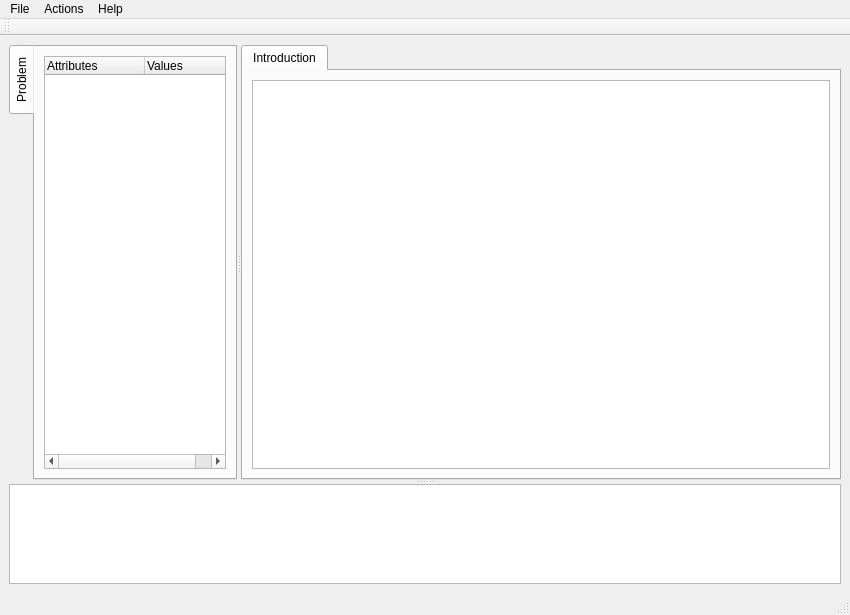
<ui version="4.0" >
 <author>Alexander Pérez Ruiz - Technical University of Catalonia -IOC</author>
 <class>kauthamMain</class>
 <widget class="QMainWindow" name="kauthamMain" >
  <property name="windowModality" >
   <enum>Qt::ApplicationModal</enum>
  </property>
  <property name="geometry" >
   <rect>
    <x>0</x>
    <y>0</y>
    <width>850</width>
    <height>615</height>
   </rect>
  </property>
  <property name="sizePolicy" >
   <sizepolicy vsizetype="Expanding" hsizetype="Expanding" >
    <horstretch>0</horstretch>
    <verstretch>0</verstretch>
   </sizepolicy>
  </property>
  <property name="minimumSize" >
   <size>
    <width>850</width>
    <height>600</height>
   </size>
  </property>
  <property name="windowTitle" >
   <string>Kautham 2.0 - Institute of Industrial and Control Engineering - Technical University of Catalonia</string>
  </property>
  <property name="windowIcon" >
   <iconset resource="kauthamRes.qrc" >:/icons/kautham.xpm</iconset>
  </property>
  <property name="toolButtonStyle" >
   <enum>Qt::ToolButtonIconOnly</enum>
  </property>
  <property name="dockNestingEnabled" >
   <bool>false</bool>
  </property>
  <widget class="QWidget" name="centralwidget" >
   <layout class="QGridLayout" >
    <item row="0" column="0" >
     <widget class="QSplitter" name="splitter_2" >
      <property name="orientation" >
       <enum>Qt::Vertical</enum>
      </property>
      <widget class="QSplitter" name="splitter" >
       <property name="orientation" >
        <enum>Qt::Horizontal</enum>
       </property>
       <widget class="QTabWidget" name="propertiesTab" >
        <property name="maximumSize" >
         <size>
          <width>250</width>
          <height>16777215</height>
         </size>
        </property>
        <property name="accessibleName" >
         <string>l</string>
        </property>
        <property name="tabPosition" >
         <enum>QTabWidget::West</enum>
        </property>
        <property name="tabShape" >
         <enum>QTabWidget::Rounded</enum>
        </property>
        <property name="currentIndex" >
         <number>0</number>
        </property>
        <widget class="QWidget" name="probTab" >
         <attribute name="title" >
          <string>Problem</string>
         </attribute>
         <layout class="QGridLayout" >
          <item row="0" column="0" >
           <widget class="QTreeWidget" name="problemTree" >
            <column>
             <property name="text" >
              <string>Attributes</string>
             </property>
            </column>
            <column>
             <property name="text" >
              <string>Values</string>
             </property>
            </column>
           </widget>
          </item>
         </layout>
        </widget>
       </widget>
       <widget class="QTabWidget" name="viewsTab" >
        <property name="enabled" >
         <bool>true</bool>
        </property>
        <property name="minimumSize" >
         <size>
          <width>600</width>
          <height>4</height>
         </size>
        </property>
        <property name="currentIndex" >
         <number>0</number>
        </property>
        <widget class="QWidget" name="introTab" >
         <property name="enabled" >
          <bool>true</bool>
         </property>
         <property name="sizePolicy" >
          <sizepolicy vsizetype="Maximum" hsizetype="Maximum" >
           <horstretch>0</horstretch>
           <verstretch>0</verstretch>
          </sizepolicy>
         </property>
         <attribute name="title" >
          <string>Introduction</string>
         </attribute>
         <layout class="QGridLayout" >
          <item row="0" column="0" >
           <widget class="QTextBrowser" name="textBrowser" >
            <property name="html" >
             <string>&lt;html>&lt;head>&lt;meta name="qrichtext" content="1" />&lt;style type="text/css">
p, li { white-space: pre-wrap; }
&lt;/style>&lt;/head>&lt;body style=" font-family:'MS Shell Dlg 2'; font-size:8.25pt; font-weight:400; font-style:normal;">
&lt;p style="-qt-paragraph-type:empty; margin-top:0px; margin-bottom:0px; margin-left:0px; margin-right:0px; -qt-block-indent:0; text-indent:0px;">&lt;/p>&lt;/body>&lt;/html></string>
            </property>
            <property name="source" >
             <url>
              <string> </string>
             </url>
            </property>
            <property name="openExternalLinks" >
             <bool>true</bool>
            </property>
           </widget>
          </item>
         </layout>
        </widget>
       </widget>
      </widget>
      <widget class="QTextEdit" name="textEdit" >
       <property name="sizePolicy" >
        <sizepolicy vsizetype="Fixed" hsizetype="Expanding" >
         <horstretch>0</horstretch>
         <verstretch>0</verstretch>
        </sizepolicy>
       </property>
       <property name="minimumSize" >
        <size>
         <width>0</width>
         <height>60</height>
        </size>
       </property>
       <property name="maximumSize" >
        <size>
         <width>16777215</width>
         <height>100</height>
        </size>
       </property>
      </widget>
     </widget>
    </item>
   </layout>
  </widget>
  <widget class="QMenuBar" name="menubar" >
   <property name="geometry" >
    <rect>
     <x>0</x>
     <y>0</y>
     <width>850</width>
     <height>21</height>
    </rect>
   </property>
   <widget class="QMenu" name="menuActions" >
    <property name="title" >
     <string>Actions</string>
    </property>
   </widget>
   <widget class="QMenu" name="menuFile" >
    <property name="title" >
     <string>File</string>
    </property>
   </widget>
   <widget class="QMenu" name="menuHelp" >
    <property name="title" >
     <string>Help</string>
    </property>
    <addaction name="actionHelp" />
    <addaction name="separator" />
    <addaction name="actionAbout" />
   </widget>
   <addaction name="menuFile" />
   <addaction name="menuActions" />
   <addaction name="menuHelp" />
  </widget>
  <widget class="QStatusBar" name="statusbar" />
  <widget class="QToolBar" name="toolBar" >
   <property name="orientation" >
    <enum>Qt::Horizontal</enum>
   </property>
   <attribute name="toolBarArea" >
    <enum>TopToolBarArea</enum>
   </attribute>
   <attribute name="toolBarBreak" >
    <bool>false</bool>
   </attribute>
  </widget>
  <action name="actionNew" >
   <property name="text" >
    <string>New...</string>
   </property>
  </action>
  <action name="actionHelp" >
   <property name="text" >
    <string>Kautham Planner</string>
   </property>
  </action>
  <action name="actionAbout" >
   <property name="text" >
    <string>About...</string>
   </property>
  </action>
 </widget>
 <tabstops>
  <tabstop>viewsTab</tabstop>
  <tabstop>textEdit</tabstop>
 </tabstops>
 <resources>
  <include location="../../../../../../Kopen/qt4/libgui/kauthamRes.qrc" />
  <include location="kauthamRes.qrc" />
 </resources>
 <connections/>
</ui>
